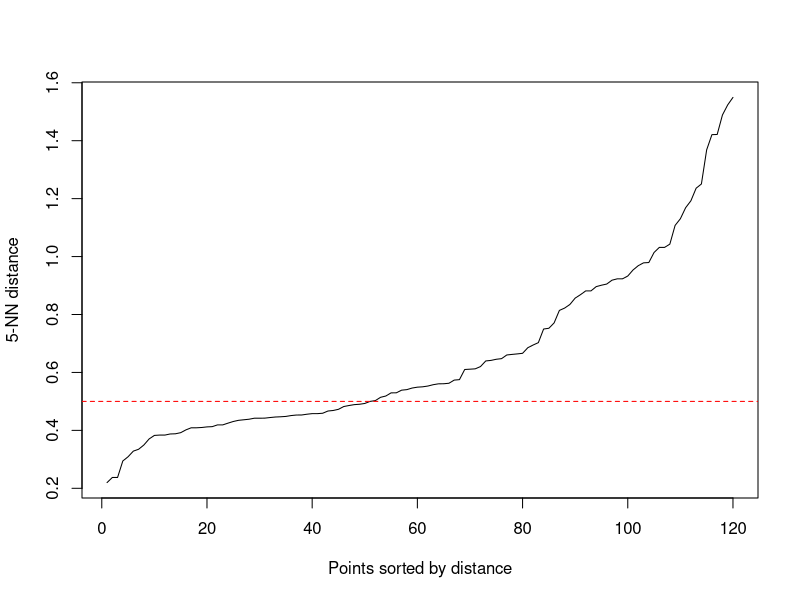
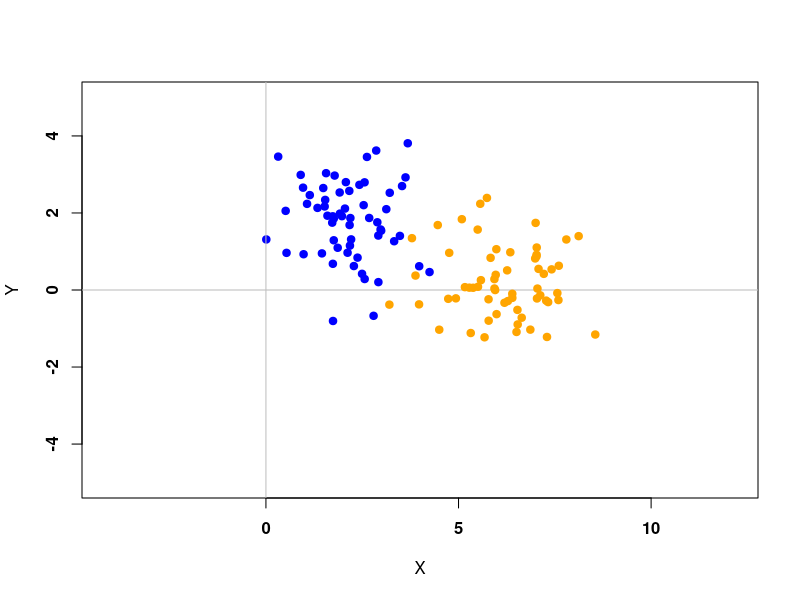

R code for these plots, in order:
# Test

library(readr)
library(tidyverse)
library(dbscan)

# 
# forestfires <- read_csv("forestfires.csv")
# View(forestfires)
# 
# 
# #forestfires$ISI <- forestfires$ISI[which.max(forestfires$ISI < 30.0)]
# plot(forestfires$ISI, forestfires$temp, xlim=c(0,26))

# Live <- read_csv("Live.csv")
# View(Live)
# plot(Live$num_comments, Live$num_likes)


# ### Cambridge data
# Cambridge_Crime_Data_2009_2016 <- read_csv("Cambridge Crime Data 2009-2016.csv")
# #View(Cambridge_Crime_Data_2009_2016)
# 
# Cambridge_Crime_Data_2009_2016$Crime <- as.numeric(factor(Cambridge_Crime_Data_2009_2016$Crime))
# Cambridge_Crime_Data_2009_2016$`Crime Date Time` <- as.numeric(factor(Cambridge_Crime_Data_2009_2016$`Crime Date Time`))
# plot(Cambridge_Crime_Data_2009_2016$Crime, Cambridge_Crime_Data_2009_2016$`Crime Date Time`)
# 

# ## Example 1: use dbscan on the iris data set
# data(iris)
# iris <- as.matrix(iris[,1:4])
# ## find suitable eps parameter using a k-NN plot for k = dim + 1
# ## Look for the knee!
# kNNdistplot(iris, k = 5)
# abline(h=.5, col = "red", lty=2)
# res <- dbscan(iris, eps = .5, minPts = 5)
# show(res)
# 
# plot(iris[,1], iris[,3])


###################################################################################
# Plot some data for C++ project

library(MASS)

S <- matrix(c(1,0,0,1),2,2)
mt1 <- c(2,2)
mt2 <- c(6,0)
n1 <- 60
n2 <- 60
n <- n1 + n2

X1 <- mvrnorm(n1, mt1, S)
X2 <- mvrnorm(n2, mt2, S)

DATA_Cpp <- rbind(X1, X2)
kNN1 <- kNNdistplot(DATA_Cpp, k = 5)
abline(h=.5, col = "red", lty=2)

# Write to CSV
write.csv(DATA_Cpp, "DataCpp.csv")


plot(X1, ylim = c(-5,5), xlim = c(-2,10), pch = 19, col = "blue", xlab = "X", ylab = "Y", font = 2, asp = 1)
abline(v = 0, h = 0, col = "gray")
points(X2, pch = 19, col = "orange")
